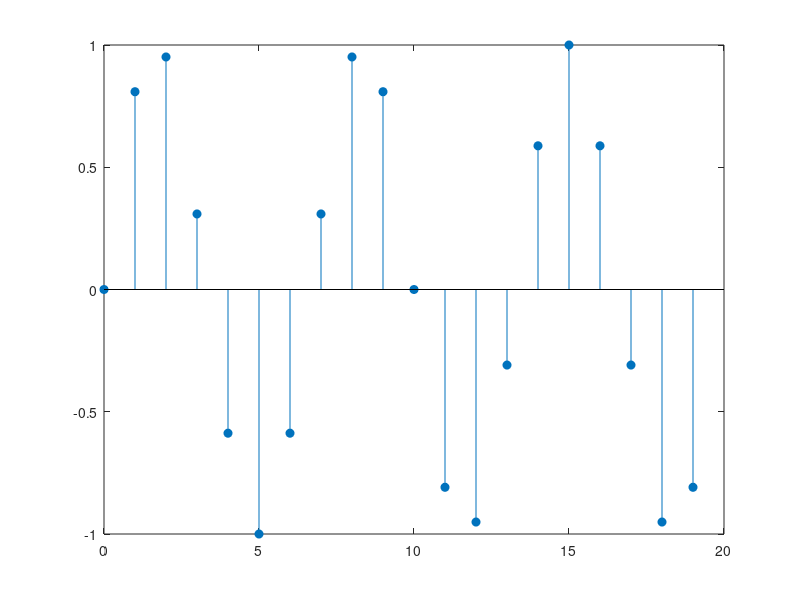
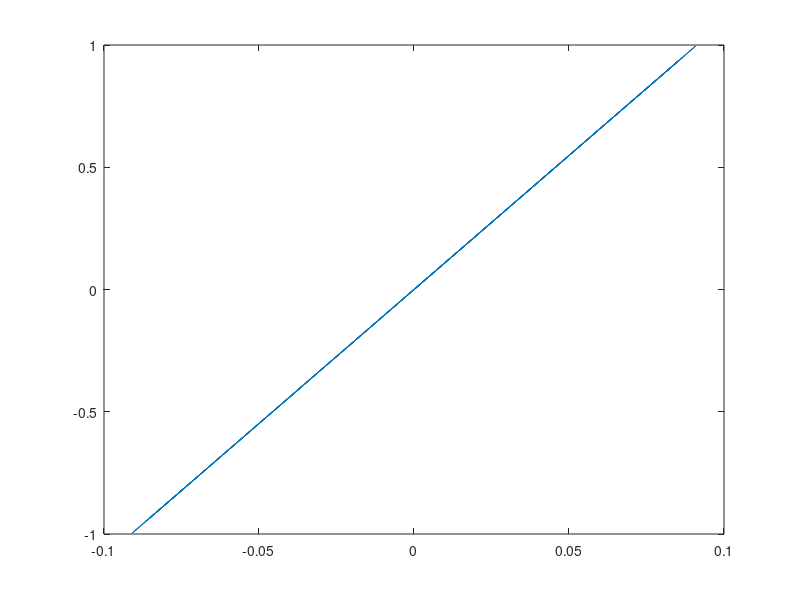
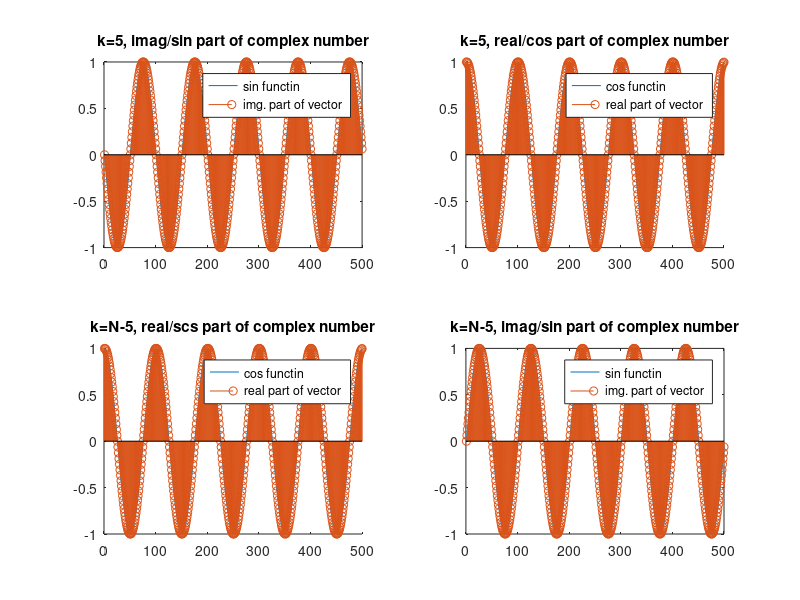
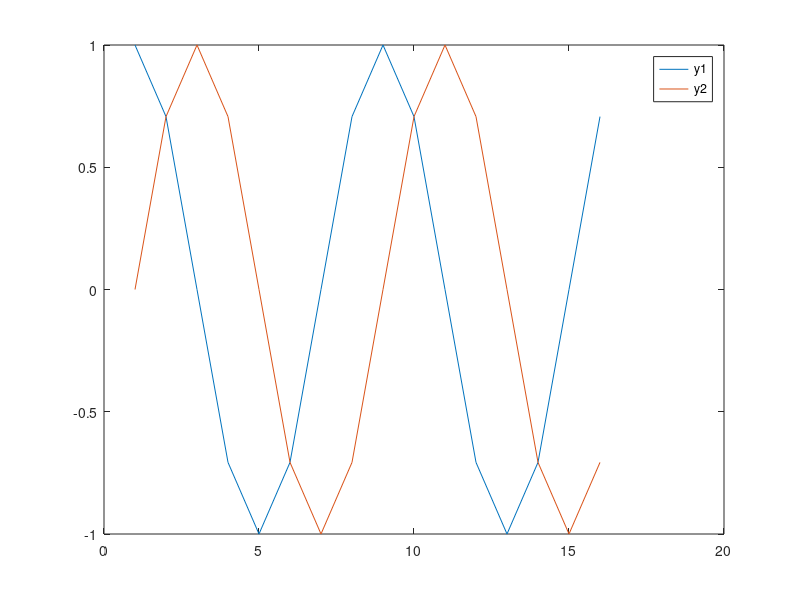

MATLAB code for these plots, in order:

clc
close all
%% II
%a
N=20;
n=0:N-1;
x=sin(2*pi*3*n/N) ;
%b
figure
stem(n,x, 'fill');
%c
e=exp(1);
z = 2^(e*i*pi/4 );
y = x*z;
figure
plot(y)
%d
comper=abs(y)./abs(x);
%e
yAngle=angle(y);
xAngle=angle(x);
zAngle=angle(z);


%% 3
%a
%N=randi([40 100]);
N=500
n=0:(N-1);z1=n; z2=n;
for ii=1:length(n)
    k=5;
    z1(ii) = e^(-i*pi*2*k*n(ii)/N );
    k=N-5;
    z2(ii) = e^(-i*pi*2*(n(ii)*k)/N );
end
theta=[angle(z1);angle(z2)];
sinSpace=-5*pi:0.01:5*pi;
figure
subplot(221)
plot(sin(theta(1,:)))
hold on
stem(imag(z1))
title('k=5, imag/sin part of complex number')
legend('sin functin','img. part of vector ')
subplot(222)
hold on
plot(cos(theta(1,:)))
stem(real(z1))
title('k=5, real/cos part of complex number')
legend('cos functin','real part of vector ')
subplot(223)
hold on
plot(cos(theta(2,:)))
stem(real(z2))
title('k=N-5, real/scs part of complex number')
legend('cos functin','real part of vector ')
subplot(224)
plot(sin(theta(2,:)))
title('k=N-5, imag/sin part of complex number')
hold on
stem(imag(z2))
title('k=N-5, imag/sin part of complex number')
legend('sin functin','img. part of vector ')
%% 4
N=16;k=2;n=0:N-1;
h = [round(10*randn(1,N))];
%a
for ii=1:length(h)
    T(:,ii)=circshift(h',ii-1);
end
%b
y1=cos(2*pi*k*n/N);  y2=sin(2*pi*k*n/N);
%c
figure
plot(y1)
hold on
plot(y2)
legend('y1','y2');
%d
s2 = y1'- j*y2';
l=length(s2)
figure
plot(s2(1:(l/2)),'--r')
hold on
plot(s2(l:-1:(l/2+1)),'--')
legend('first cycle', 'second cycle');
%e
z = T*s2;
figure
plot(z(1:(l/2)),'--r')
hold on
plot(z(l:-1:(l/2+1)),'--')
legend('first cycle', 'second cycle');
%f
big=z./s2;
%g
e=eig(T);
%h
%c=dot(h,conj(s2)); used to check

b=conj(s2);
c2=sum(conj(h).*b');
